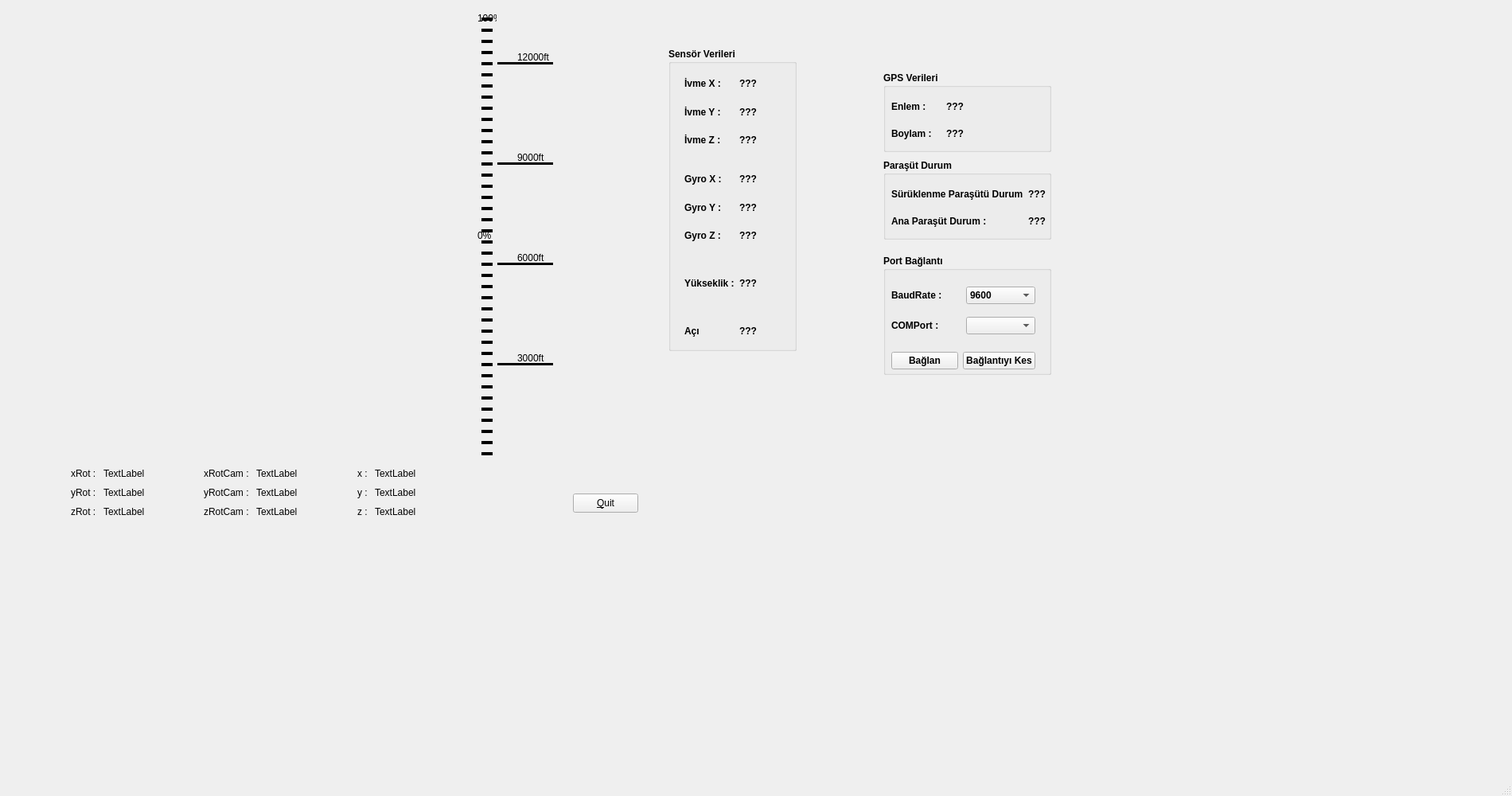
<?xml version="1.0" encoding="UTF-8"?>
<ui version="4.0">
 <class>MainWindow</class>
 <widget class="QMainWindow" name="MainWindow">
  <property name="geometry">
   <rect>
    <x>0</x>
    <y>0</y>
    <width>1900</width>
    <height>1000</height>
   </rect>
  </property>
  <property name="windowTitle">
   <string>MainWindow</string>
  </property>
  <widget class="QWidget" name="centralwidget">
   <widget class="QProgressBar" name="progressBar">
    <property name="geometry">
     <rect>
      <x>600</x>
      <y>16</y>
      <width>24</width>
      <height>561</height>
     </rect>
    </property>
    <property name="font">
     <font>
      <pointsize>9</pointsize>
     </font>
    </property>
    <property name="layoutDirection">
     <enum>Qt::LeftToRight</enum>
    </property>
    <property name="autoFillBackground">
     <bool>false</bool>
    </property>
    <property name="styleSheet">
     <string notr="true">QProgressBar {
    border: none; /* Kenarlığı kaldırır */
    background-color: transparent; /* Arkaplan rengini transparan yapar */
}

QProgressBar::chunk {
    background-color: red; /* İlerleme çizgilerinin başlangıç rengi (siyah) */
    width: 10px; /* Her bir ilerleme noktasının genişliği */
    margin: 5px; /* Noktalar arasındaki boşluk */
	height: 4px;
}</string>
    </property>
    <property name="maximum">
     <number>13320</number>
    </property>
    <property name="value">
     <number>0</number>
    </property>
    <property name="alignment">
     <set>Qt::AlignLeading|Qt::AlignLeft|Qt::AlignVCenter</set>
    </property>
    <property name="textVisible">
     <bool>true</bool>
    </property>
    <property name="orientation">
     <enum>Qt::Vertical</enum>
    </property>
    <property name="invertedAppearance">
     <bool>false</bool>
    </property>
    <property name="textDirection">
     <enum>QProgressBar::TopToBottom</enum>
    </property>
    <property name="format">
     <string>%p%</string>
    </property>
   </widget>
   <widget class="Line" name="line_4">
    <property name="geometry">
     <rect>
      <x>625</x>
      <y>78</y>
      <width>70</width>
      <height>3</height>
     </rect>
    </property>
    <property name="frameShadow">
     <enum>QFrame::Plain</enum>
    </property>
    <property name="lineWidth">
     <number>10</number>
    </property>
    <property name="midLineWidth">
     <number>2</number>
    </property>
    <property name="orientation">
     <enum>Qt::Horizontal</enum>
    </property>
   </widget>
   <widget class="QLabel" name="label_12">
    <property name="geometry">
     <rect>
      <x>650</x>
      <y>64</y>
      <width>49</width>
      <height>16</height>
     </rect>
    </property>
    <property name="text">
     <string>12000ft</string>
    </property>
   </widget>
   <widget class="Line" name="line_1">
    <property name="geometry">
     <rect>
      <x>625</x>
      <y>456</y>
      <width>70</width>
      <height>3</height>
     </rect>
    </property>
    <property name="frameShadow">
     <enum>QFrame::Plain</enum>
    </property>
    <property name="lineWidth">
     <number>10</number>
    </property>
    <property name="midLineWidth">
     <number>2</number>
    </property>
    <property name="orientation">
     <enum>Qt::Horizontal</enum>
    </property>
   </widget>
   <widget class="rocketSimWidget" name="widget" native="true">
    <property name="geometry">
     <rect>
      <x>20</x>
      <y>16</y>
      <width>574</width>
      <height>564</height>
     </rect>
    </property>
    <property name="sizePolicy">
     <sizepolicy hsizetype="Preferred" vsizetype="Expanding">
      <horstretch>0</horstretch>
      <verstretch>0</verstretch>
     </sizepolicy>
    </property>
   </widget>
   <widget class="QLabel" name="label_3">
    <property name="geometry">
     <rect>
      <x>650</x>
      <y>442</y>
      <width>49</width>
      <height>16</height>
     </rect>
    </property>
    <property name="text">
     <string>3000ft</string>
    </property>
   </widget>
   <widget class="Line" name="line_2">
    <property name="geometry">
     <rect>
      <x>625</x>
      <y>330</y>
      <width>70</width>
      <height>3</height>
     </rect>
    </property>
    <property name="frameShadow">
     <enum>QFrame::Plain</enum>
    </property>
    <property name="lineWidth">
     <number>10</number>
    </property>
    <property name="midLineWidth">
     <number>2</number>
    </property>
    <property name="orientation">
     <enum>Qt::Horizontal</enum>
    </property>
   </widget>
   <widget class="Line" name="line_3">
    <property name="geometry">
     <rect>
      <x>625</x>
      <y>204</y>
      <width>70</width>
      <height>3</height>
     </rect>
    </property>
    <property name="frameShadow">
     <enum>QFrame::Plain</enum>
    </property>
    <property name="lineWidth">
     <number>10</number>
    </property>
    <property name="midLineWidth">
     <number>2</number>
    </property>
    <property name="orientation">
     <enum>Qt::Horizontal</enum>
    </property>
   </widget>
   <widget class="QLabel" name="label_6">
    <property name="geometry">
     <rect>
      <x>650</x>
      <y>316</y>
      <width>49</width>
      <height>16</height>
     </rect>
    </property>
    <property name="text">
     <string>6000ft</string>
    </property>
   </widget>
   <widget class="QProgressBar" name="progressBar_2">
    <property name="geometry">
     <rect>
      <x>600</x>
      <y>16</y>
      <width>24</width>
      <height>561</height>
     </rect>
    </property>
    <property name="sizePolicy">
     <sizepolicy hsizetype="Fixed" vsizetype="Expanding">
      <horstretch>0</horstretch>
      <verstretch>0</verstretch>
     </sizepolicy>
    </property>
    <property name="styleSheet">
     <string notr="true">QProgressBar {
    border: none; /* Kenarlığı kaldırır */
    background-color: transparent; /* Arkaplan rengini transparan yapar */
}

QProgressBar::chunk {
    background-color: black; /* İlerleme çizgilerinin başlangıç rengi (siyah) */
    width: 10px; /* Her bir ilerleme noktasının genişliği */
    margin: 5px; /* Noktalar arasındaki boşluk */
	height: 4px;
}</string>
    </property>
    <property name="maximum">
     <number>13120</number>
    </property>
    <property name="value">
     <number>13120</number>
    </property>
    <property name="orientation">
     <enum>Qt::Vertical</enum>
    </property>
    <property name="textDirection">
     <enum>QProgressBar::TopToBottom</enum>
    </property>
    <property name="format">
     <string>%p%</string>
    </property>
   </widget>
   <widget class="QWidget" name="layoutWidget_2">
    <property name="geometry">
     <rect>
      <x>20</x>
      <y>586</y>
      <width>571</width>
      <height>66</height>
     </rect>
    </property>
    <layout class="QHBoxLayout" name="horizontalLayout_7">
     <item>
      <spacer name="horizontalSpacer_5">
       <property name="orientation">
        <enum>Qt::Horizontal</enum>
       </property>
       <property name="sizeHint" stdset="0">
        <size>
         <width>68</width>
         <height>20</height>
        </size>
       </property>
      </spacer>
     </item>
     <item>
      <layout class="QHBoxLayout" name="horizontalLayout_3">
       <item>
        <layout class="QVBoxLayout" name="layoutLabelRot">
         <item>
          <widget class="QLabel" name="labelxRot">
           <property name="text">
            <string>xRot : </string>
           </property>
          </widget>
         </item>
         <item>
          <widget class="QLabel" name="labelyRot">
           <property name="text">
            <string>yRot :</string>
           </property>
          </widget>
         </item>
         <item>
          <widget class="QLabel" name="labelzRot">
           <property name="text">
            <string>zRot :</string>
           </property>
          </widget>
         </item>
        </layout>
       </item>
       <item>
        <layout class="QVBoxLayout" name="layoutRot">
         <item>
          <widget class="QLabel" name="xRot">
           <property name="text">
            <string>TextLabel</string>
           </property>
          </widget>
         </item>
         <item>
          <widget class="QLabel" name="yRot">
           <property name="text">
            <string>TextLabel</string>
           </property>
          </widget>
         </item>
         <item>
          <widget class="QLabel" name="zRot">
           <property name="text">
            <string>TextLabel</string>
           </property>
          </widget>
         </item>
        </layout>
       </item>
      </layout>
     </item>
     <item>
      <spacer name="horizontalSpacer_3">
       <property name="orientation">
        <enum>Qt::Horizontal</enum>
       </property>
       <property name="sizeHint" stdset="0">
        <size>
         <width>68</width>
         <height>20</height>
        </size>
       </property>
      </spacer>
     </item>
     <item>
      <layout class="QHBoxLayout" name="horizontalLayout">
       <item>
        <layout class="QVBoxLayout" name="layoutLabelRotCam">
         <item>
          <widget class="QLabel" name="labelxRotCam">
           <property name="text">
            <string>xRotCam : </string>
           </property>
          </widget>
         </item>
         <item>
          <widget class="QLabel" name="labelyRotCam">
           <property name="text">
            <string>yRotCam : </string>
           </property>
          </widget>
         </item>
         <item>
          <widget class="QLabel" name="labelzRotCam">
           <property name="text">
            <string>zRotCam : </string>
           </property>
          </widget>
         </item>
        </layout>
       </item>
       <item>
        <layout class="QVBoxLayout" name="layoutRotCam">
         <item>
          <widget class="QLabel" name="xRotCam">
           <property name="text">
            <string>TextLabel</string>
           </property>
          </widget>
         </item>
         <item>
          <widget class="QLabel" name="yRotCam">
           <property name="text">
            <string>TextLabel</string>
           </property>
          </widget>
         </item>
         <item>
          <widget class="QLabel" name="zRotCam">
           <property name="text">
            <string>TextLabel</string>
           </property>
          </widget>
         </item>
        </layout>
       </item>
      </layout>
     </item>
     <item>
      <spacer name="horizontalSpacer_2">
       <property name="orientation">
        <enum>Qt::Horizontal</enum>
       </property>
       <property name="sizeHint" stdset="0">
        <size>
         <width>68</width>
         <height>20</height>
        </size>
       </property>
      </spacer>
     </item>
     <item>
      <layout class="QHBoxLayout" name="horizontalLayout_2">
       <item>
        <layout class="QVBoxLayout" name="layoutLabelAngle">
         <item>
          <widget class="QLabel" name="labelx">
           <property name="text">
            <string>x : </string>
           </property>
          </widget>
         </item>
         <item>
          <widget class="QLabel" name="labely">
           <property name="text">
            <string>y : </string>
           </property>
          </widget>
         </item>
         <item>
          <widget class="QLabel" name="labelz">
           <property name="text">
            <string>z : </string>
           </property>
          </widget>
         </item>
        </layout>
       </item>
       <item>
        <layout class="QVBoxLayout" name="layoutAngle">
         <item>
          <widget class="QLabel" name="xAngle">
           <property name="text">
            <string>TextLabel</string>
           </property>
          </widget>
         </item>
         <item>
          <widget class="QLabel" name="yAngle">
           <property name="text">
            <string>TextLabel</string>
           </property>
          </widget>
         </item>
         <item>
          <widget class="QLabel" name="zAngle">
           <property name="text">
            <string>TextLabel</string>
           </property>
          </widget>
         </item>
        </layout>
       </item>
      </layout>
     </item>
     <item>
      <spacer name="horizontalSpacer_4">
       <property name="orientation">
        <enum>Qt::Horizontal</enum>
       </property>
       <property name="sizeHint" stdset="0">
        <size>
         <width>68</width>
         <height>20</height>
        </size>
       </property>
      </spacer>
     </item>
    </layout>
   </widget>
   <widget class="QLabel" name="label_9">
    <property name="geometry">
     <rect>
      <x>650</x>
      <y>190</y>
      <width>49</width>
      <height>16</height>
     </rect>
    </property>
    <property name="text">
     <string>9000ft</string>
    </property>
   </widget>
   <widget class="QPushButton" name="pushButton">
    <property name="geometry">
     <rect>
      <x>720</x>
      <y>620</y>
      <width>82</width>
      <height>24</height>
     </rect>
    </property>
    <property name="text">
     <string>&amp;Quit</string>
    </property>
   </widget>
   <widget class="QWidget" name="widget_2" native="true">
    <property name="geometry">
     <rect>
      <x>830</x>
      <y>50</y>
      <width>521</width>
      <height>441</height>
     </rect>
    </property>
    <widget class="QGroupBox" name="groupBoxParachute">
     <property name="geometry">
      <rect>
       <x>280</x>
       <y>150</y>
       <width>211</width>
       <height>101</height>
      </rect>
     </property>
     <property name="font">
      <font>
       <bold>true</bold>
      </font>
     </property>
     <property name="title">
      <string>Paraşüt Durum</string>
     </property>
     <widget class="QWidget" name="layoutWidget_10">
      <property name="geometry">
       <rect>
        <x>10</x>
        <y>30</y>
        <width>194</width>
        <height>61</height>
       </rect>
      </property>
      <layout class="QHBoxLayout" name="horizontalLayout_14">
       <item>
        <layout class="QVBoxLayout" name="verticalLayout_10">
         <item>
          <widget class="QLabel" name="textDragP_2">
           <property name="text">
            <string>Sürüklenme Paraşütü Durum :</string>
           </property>
          </widget>
         </item>
         <item>
          <widget class="QLabel" name="textMainP_2">
           <property name="text">
            <string>Ana Paraşüt Durum : </string>
           </property>
          </widget>
         </item>
        </layout>
       </item>
       <item>
        <layout class="QVBoxLayout" name="verticalLayout_11">
         <item>
          <widget class="QLabel" name="dragP_2">
           <property name="text">
            <string>???</string>
           </property>
          </widget>
         </item>
         <item>
          <widget class="QLabel" name="mainP_2">
           <property name="text">
            <string>???</string>
           </property>
          </widget>
         </item>
        </layout>
       </item>
      </layout>
     </widget>
    </widget>
    <widget class="QGroupBox" name="groupBoxSensor">
     <property name="geometry">
      <rect>
       <x>10</x>
       <y>10</y>
       <width>161</width>
       <height>381</height>
      </rect>
     </property>
     <property name="font">
      <font>
       <bold>true</bold>
      </font>
     </property>
     <property name="title">
      <string>Sensör Verileri</string>
     </property>
     <widget class="QWidget" name="layoutWidget_11">
      <property name="geometry">
       <rect>
        <x>20</x>
        <y>150</y>
        <width>131</width>
        <height>101</height>
       </rect>
      </property>
      <layout class="QHBoxLayout" name="horizontalLayout_15">
       <item>
        <layout class="QVBoxLayout" name="verticalLayout_12">
         <item>
          <widget class="QLabel" name="textGyroX_2">
           <property name="text">
            <string>Gyro X :</string>
           </property>
          </widget>
         </item>
         <item>
          <widget class="QLabel" name="textGyroY_2">
           <property name="text">
            <string>Gyro Y :</string>
           </property>
          </widget>
         </item>
         <item>
          <widget class="QLabel" name="textGyroZ_2">
           <property name="text">
            <string>Gyro Z :</string>
           </property>
          </widget>
         </item>
        </layout>
       </item>
       <item>
        <layout class="QVBoxLayout" name="verticalLayout_13">
         <item>
          <widget class="QLabel" name="gyroX_2">
           <property name="text">
            <string>???</string>
           </property>
          </widget>
         </item>
         <item>
          <widget class="QLabel" name="gyroY_2">
           <property name="text">
            <string>???</string>
           </property>
          </widget>
         </item>
         <item>
          <widget class="QLabel" name="gyroZ_2">
           <property name="text">
            <string>???</string>
           </property>
          </widget>
         </item>
        </layout>
       </item>
      </layout>
     </widget>
     <widget class="QWidget" name="layoutWidget_12">
      <property name="geometry">
       <rect>
        <x>20</x>
        <y>340</y>
        <width>131</width>
        <height>31</height>
       </rect>
      </property>
      <layout class="QHBoxLayout" name="horizontalLayout_16">
       <item>
        <widget class="QLabel" name="textAngle_2">
         <property name="text">
          <string>Açı</string>
         </property>
        </widget>
       </item>
       <item>
        <widget class="QLabel" name="angle_2">
         <property name="text">
          <string>???</string>
         </property>
        </widget>
       </item>
      </layout>
     </widget>
     <widget class="QWidget" name="layoutWidget_13">
      <property name="geometry">
       <rect>
        <x>20</x>
        <y>280</y>
        <width>131</width>
        <height>31</height>
       </rect>
      </property>
      <layout class="QHBoxLayout" name="horizontalLayout_17">
       <item>
        <widget class="QLabel" name="textPress_2">
         <property name="text">
          <string>Yükseklik :</string>
         </property>
        </widget>
       </item>
       <item>
        <widget class="QLabel" name="press_2">
         <property name="text">
          <string>???</string>
         </property>
        </widget>
       </item>
      </layout>
     </widget>
     <widget class="QWidget" name="layoutWidget_14">
      <property name="geometry">
       <rect>
        <x>20</x>
        <y>30</y>
        <width>131</width>
        <height>101</height>
       </rect>
      </property>
      <layout class="QHBoxLayout" name="horizontalLayout_18">
       <item>
        <layout class="QVBoxLayout" name="verticalLayout_14">
         <item>
          <widget class="QLabel" name="textAccX_2">
           <property name="text">
            <string>İvme X :</string>
           </property>
          </widget>
         </item>
         <item>
          <widget class="QLabel" name="textAccY_2">
           <property name="text">
            <string>İvme Y :</string>
           </property>
          </widget>
         </item>
         <item>
          <widget class="QLabel" name="textAccZ_2">
           <property name="text">
            <string>İvme Z :</string>
           </property>
          </widget>
         </item>
        </layout>
       </item>
       <item>
        <layout class="QVBoxLayout" name="verticalLayout_15">
         <item>
          <widget class="QLabel" name="accX_2">
           <property name="text">
            <string>???</string>
           </property>
          </widget>
         </item>
         <item>
          <widget class="QLabel" name="accY_2">
           <property name="text">
            <string>???</string>
           </property>
          </widget>
         </item>
         <item>
          <widget class="QLabel" name="accZ_2">
           <property name="text">
            <string>???</string>
           </property>
          </widget>
         </item>
        </layout>
       </item>
      </layout>
     </widget>
    </widget>
    <widget class="QGroupBox" name="groupBoxPort">
     <property name="geometry">
      <rect>
       <x>280</x>
       <y>270</y>
       <width>211</width>
       <height>151</height>
      </rect>
     </property>
     <property name="font">
      <font>
       <bold>true</bold>
      </font>
     </property>
     <property name="title">
      <string>Port Bağlantı</string>
     </property>
     <widget class="QWidget" name="layoutWidget_15">
      <property name="geometry">
       <rect>
        <x>10</x>
        <y>30</y>
        <width>181</width>
        <height>81</height>
       </rect>
      </property>
      <layout class="QVBoxLayout" name="verticalLayout_16">
       <item>
        <layout class="QHBoxLayout" name="horizontalLayout_19">
         <item>
          <widget class="QLabel" name="textBaudRate_2">
           <property name="text">
            <string>BaudRate : </string>
           </property>
          </widget>
         </item>
         <item>
          <widget class="QComboBox" name="comboBoxBaudRate_2">
           <item>
            <property name="text">
             <string>9600</string>
            </property>
           </item>
           <item>
            <property name="text">
             <string>57600</string>
            </property>
           </item>
           <item>
            <property name="text">
             <string>115200</string>
            </property>
           </item>
          </widget>
         </item>
        </layout>
       </item>
       <item>
        <layout class="QHBoxLayout" name="horizontalLayout_20">
         <item>
          <widget class="QLabel" name="textComPort_2">
           <property name="text">
            <string>COMPort : </string>
           </property>
          </widget>
         </item>
         <item>
          <widget class="QComboBox" name="comboBoxComPort_2"/>
         </item>
        </layout>
       </item>
      </layout>
     </widget>
     <widget class="QWidget" name="layoutWidget_16">
      <property name="geometry">
       <rect>
        <x>10</x>
        <y>120</y>
        <width>181</width>
        <height>26</height>
       </rect>
      </property>
      <layout class="QHBoxLayout" name="horizontalLayout_21">
       <item>
        <widget class="QPushButton" name="connectButton_2">
         <property name="text">
          <string>Bağlan</string>
         </property>
        </widget>
       </item>
       <item>
        <widget class="QPushButton" name="disconnectButton_2">
         <property name="text">
          <string>Bağlantıyı Kes</string>
         </property>
        </widget>
       </item>
      </layout>
     </widget>
    </widget>
    <widget class="QGroupBox" name="groupBoxGPS">
     <property name="geometry">
      <rect>
       <x>280</x>
       <y>40</y>
       <width>211</width>
       <height>101</height>
      </rect>
     </property>
     <property name="font">
      <font>
       <bold>true</bold>
      </font>
     </property>
     <property name="title">
      <string>GPS Verileri</string>
     </property>
     <widget class="QWidget" name="layoutWidget_17">
      <property name="geometry">
       <rect>
        <x>10</x>
        <y>30</y>
        <width>131</width>
        <height>61</height>
       </rect>
      </property>
      <layout class="QHBoxLayout" name="horizontalLayout_22">
       <item>
        <layout class="QVBoxLayout" name="verticalLayout_17">
         <item>
          <widget class="QLabel" name="textLatitude_2">
           <property name="text">
            <string>Enlem :</string>
           </property>
          </widget>
         </item>
         <item>
          <widget class="QLabel" name="textLongitude_2">
           <property name="text">
            <string>Boylam :</string>
           </property>
          </widget>
         </item>
        </layout>
       </item>
       <item>
        <layout class="QVBoxLayout" name="verticalLayout_18">
         <item>
          <widget class="QLabel" name="latitude_2">
           <property name="text">
            <string>???</string>
           </property>
          </widget>
         </item>
         <item>
          <widget class="QLabel" name="longitude_2">
           <property name="text">
            <string>???</string>
           </property>
          </widget>
         </item>
        </layout>
       </item>
      </layout>
     </widget>
    </widget>
   </widget>
  </widget>
  <widget class="QMenuBar" name="menubar">
   <property name="geometry">
    <rect>
     <x>0</x>
     <y>0</y>
     <width>1900</width>
     <height>22</height>
    </rect>
   </property>
  </widget>
  <widget class="QStatusBar" name="statusbar"/>
 </widget>
 <customwidgets>
  <customwidget>
   <class>rocketSimWidget</class>
   <extends>QWidget</extends>
   <header>rocketsimwidget.h</header>
   <container>1</container>
  </customwidget>
 </customwidgets>
 <resources/>
 <connections/>
</ui>
